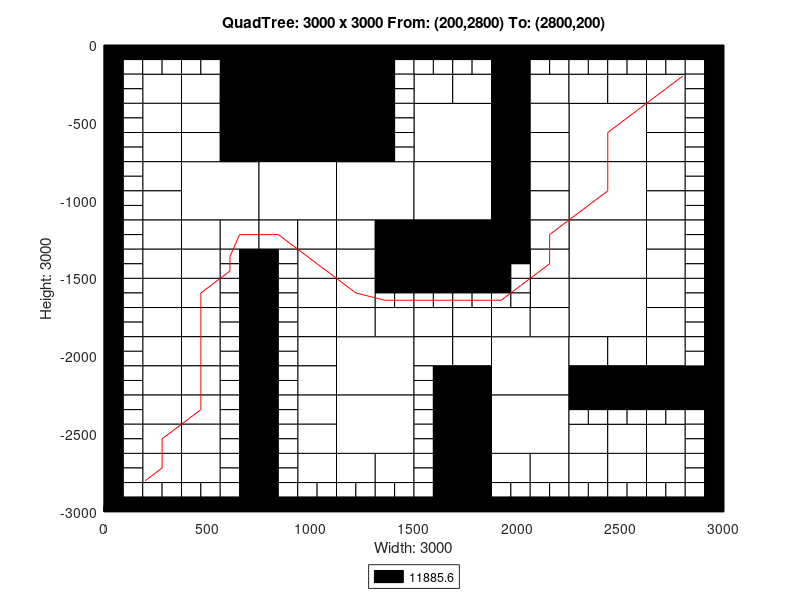

MATLAB code to generate this figure:
axis([0 3000 -3000 0]);
title('QuadTree: 3000 x 3000 From: (200,2800) To: (2800,200)');
xlabel('Width: 3000');
ylabel('Height: 3000');
rectangle('Position',[750 -375 375 375], 'FaceColor',[0 0 0]);
rectangle('Position',[750 -750 375 375], 'FaceColor',[0 0 0]);
rectangle('Position',[375 -1125 375 375], 'FaceColor',[1 1 1]);
rectangle('Position',[750 -1125 375 375], 'FaceColor',[1 1 1]);
rectangle('Position',[1125 -1125 375 375], 'FaceColor',[1 1 1]);
rectangle('Position',[1500 -750 375 375], 'FaceColor',[1 1 1]);
rectangle('Position',[2250 -750 375 375], 'FaceColor',[1 1 1]);
rectangle('Position',[1500 -1125 375 375], 'FaceColor',[1 1 1]);
rectangle('Position',[1500 -1500 375 375], 'FaceColor',[0 0 0]);
rectangle('Position',[2250 -1125 375 375], 'FaceColor',[1 1 1]);
rectangle('Position',[2250 -1500 375 375], 'FaceColor',[1 1 1]);
rectangle('Position',[1125 -2250 375 375], 'FaceColor',[1 1 1]);
rectangle('Position',[1125 -2625 375 375], 'FaceColor',[1 1 1]);
rectangle('Position',[1875 -2250 375 375], 'FaceColor',[1 1 1]);
rectangle('Position',[2250 -1875 375 375], 'FaceColor',[1 1 1]);
rectangle('Position',[1875 -2625 375 375], 'FaceColor',[1 1 1]);
rectangle('Position',[187.5 -375 187.5 187.5], 'FaceColor',[1 1 1]);
rectangle('Position',[562.5 -187.5 187.5 187.5], 'FaceColor',[0 0 0]);
rectangle('Position',[375 -375 187.5 187.5], 'FaceColor',[1 1 1]);
rectangle('Position',[562.5 -375 187.5 187.5], 'FaceColor',[0 0 0]);
rectangle('Position',[187.5 -562.5 187.5 187.5], 'FaceColor',[1 1 1]);
rectangle('Position',[187.5 -750 187.5 187.5], 'FaceColor',[1 1 1]);
rectangle('Position',[375 -562.5 187.5 187.5], 'FaceColor',[1 1 1]);
rectangle('Position',[562.5 -562.5 187.5 187.5], 'FaceColor',[0 0 0]);
rectangle('Position',[375 -750 187.5 187.5], 'FaceColor',[1 1 1]);
rectangle('Position',[562.5 -750 187.5 187.5], 'FaceColor',[0 0 0]);
rectangle('Position',[1125 -187.5 187.5 187.5], 'FaceColor',[0 0 0]);
rectangle('Position',[1125 -375 187.5 187.5], 'FaceColor',[0 0 0]);
rectangle('Position',[1125 -562.5 187.5 187.5], 'FaceColor',[0 0 0]);
rectangle('Position',[1125 -750 187.5 187.5], 'FaceColor',[0 0 0]);
rectangle('Position',[187.5 -937.5 187.5 187.5], 'FaceColor',[1 1 1]);
rectangle('Position',[187.5 -1125 187.5 187.5], 'FaceColor',[1 1 1]);
rectangle('Position',[187.5 -1312.5 187.5 187.5], 'FaceColor',[1 1 1]);
rectangle('Position',[187.5 -1500 187.5 187.5], 'FaceColor',[1 1 1]);
rectangle('Position',[375 -1312.5 187.5 187.5], 'FaceColor',[1 1 1]);
rectangle('Position',[562.5 -1312.5 187.5 187.5], 'FaceColor',[1 1 1]);
rectangle('Position',[375 -1500 187.5 187.5], 'FaceColor',[1 1 1]);
rectangle('Position',[750 -1312.5 187.5 187.5], 'FaceColor',[1 1 1]);
rectangle('Position',[937.5 -1312.5 187.5 187.5], 'FaceColor',[1 1 1]);
rectangle('Position',[937.5 -1500 187.5 187.5], 'FaceColor',[1 1 1]);
rectangle('Position',[1125 -1312.5 187.5 187.5], 'FaceColor',[1 1 1]);
rectangle('Position',[1312.5 -1312.5 187.5 187.5], 'FaceColor',[0 0 0]);
rectangle('Position',[1125 -1500 187.5 187.5], 'FaceColor',[1 1 1]);
rectangle('Position',[1312.5 -1500 187.5 187.5], 'FaceColor',[0 0 0]);
rectangle('Position',[1500 -375 187.5 187.5], 'FaceColor',[1 1 1]);
rectangle('Position',[1687.5 -375 187.5 187.5], 'FaceColor',[1 1 1]);
rectangle('Position',[1875 -187.5 187.5 187.5], 'FaceColor',[0 0 0]);
rectangle('Position',[1875 -375 187.5 187.5], 'FaceColor',[0 0 0]);
rectangle('Position',[2062.5 -375 187.5 187.5], 'FaceColor',[1 1 1]);
rectangle('Position',[1875 -562.5 187.5 187.5], 'FaceColor',[0 0 0]);
rectangle('Position',[2062.5 -562.5 187.5 187.5], 'FaceColor',[1 1 1]);
rectangle('Position',[1875 -750 187.5 187.5], 'FaceColor',[0 0 0]);
rectangle('Position',[2062.5 -750 187.5 187.5], 'FaceColor',[1 1 1]);
rectangle('Position',[2250 -375 187.5 187.5], 'FaceColor',[1 1 1]);
rectangle('Position',[2437.5 -375 187.5 187.5], 'FaceColor',[1 1 1]);
rectangle('Position',[2625 -375 187.5 187.5], 'FaceColor',[1 1 1]);
rectangle('Position',[2625 -562.5 187.5 187.5], 'FaceColor',[1 1 1]);
rectangle('Position',[2625 -750 187.5 187.5], 'FaceColor',[1 1 1]);
rectangle('Position',[1875 -937.5 187.5 187.5], 'FaceColor',[0 0 0]);
rectangle('Position',[2062.5 -937.5 187.5 187.5], 'FaceColor',[1 1 1]);
rectangle('Position',[1875 -1125 187.5 187.5], 'FaceColor',[0 0 0]);
rectangle('Position',[2062.5 -1125 187.5 187.5], 'FaceColor',[1 1 1]);
rectangle('Position',[1875 -1312.5 187.5 187.5], 'FaceColor',[0 0 0]);
rectangle('Position',[2062.5 -1312.5 187.5 187.5], 'FaceColor',[1 1 1]);
rectangle('Position',[2062.5 -1500 187.5 187.5], 'FaceColor',[1 1 1]);
rectangle('Position',[2625 -937.5 187.5 187.5], 'FaceColor',[1 1 1]);
rectangle('Position',[2625 -1125 187.5 187.5], 'FaceColor',[1 1 1]);
rectangle('Position',[2625 -1312.5 187.5 187.5], 'FaceColor',[1 1 1]);
rectangle('Position',[2625 -1500 187.5 187.5], 'FaceColor',[1 1 1]);
rectangle('Position',[187.5 -1687.5 187.5 187.5], 'FaceColor',[1 1 1]);
rectangle('Position',[187.5 -1875 187.5 187.5], 'FaceColor',[1 1 1]);
rectangle('Position',[375 -1687.5 187.5 187.5], 'FaceColor',[1 1 1]);
rectangle('Position',[375 -1875 187.5 187.5], 'FaceColor',[1 1 1]);
rectangle('Position',[187.5 -2062.5 187.5 187.5], 'FaceColor',[1 1 1]);
rectangle('Position',[187.5 -2250 187.5 187.5], 'FaceColor',[1 1 1]);
rectangle('Position',[375 -2062.5 187.5 187.5], 'FaceColor',[1 1 1]);
rectangle('Position',[375 -2250 187.5 187.5], 'FaceColor',[1 1 1]);
rectangle('Position',[937.5 -1687.5 187.5 187.5], 'FaceColor',[1 1 1]);
rectangle('Position',[937.5 -1875 187.5 187.5], 'FaceColor',[1 1 1]);
rectangle('Position',[1125 -1687.5 187.5 187.5], 'FaceColor',[1 1 1]);
rectangle('Position',[1125 -1875 187.5 187.5], 'FaceColor',[1 1 1]);
rectangle('Position',[1312.5 -1875 187.5 187.5], 'FaceColor',[1 1 1]);
rectangle('Position',[937.5 -2062.5 187.5 187.5], 'FaceColor',[1 1 1]);
rectangle('Position',[937.5 -2250 187.5 187.5], 'FaceColor',[1 1 1]);
rectangle('Position',[187.5 -2437.5 187.5 187.5], 'FaceColor',[1 1 1]);
rectangle('Position',[187.5 -2625 187.5 187.5], 'FaceColor',[1 1 1]);
rectangle('Position',[375 -2437.5 187.5 187.5], 'FaceColor',[1 1 1]);
rectangle('Position',[375 -2625 187.5 187.5], 'FaceColor',[1 1 1]);
rectangle('Position',[187.5 -2812.5 187.5 187.5], 'FaceColor',[1 1 1]);
rectangle('Position',[375 -2812.5 187.5 187.5], 'FaceColor',[1 1 1]);
rectangle('Position',[937.5 -2437.5 187.5 187.5], 'FaceColor',[1 1 1]);
rectangle('Position',[937.5 -2625 187.5 187.5], 'FaceColor',[1 1 1]);
rectangle('Position',[937.5 -2812.5 187.5 187.5], 'FaceColor',[1 1 1]);
rectangle('Position',[1125 -2812.5 187.5 187.5], 'FaceColor',[1 1 1]);
rectangle('Position',[1312.5 -2812.5 187.5 187.5], 'FaceColor',[1 1 1]);
rectangle('Position',[1500 -1875 187.5 187.5], 'FaceColor',[1 1 1]);
rectangle('Position',[1687.5 -1875 187.5 187.5], 'FaceColor',[1 1 1]);
rectangle('Position',[2062.5 -1687.5 187.5 187.5], 'FaceColor',[1 1 1]);
rectangle('Position',[1875 -1875 187.5 187.5], 'FaceColor',[1 1 1]);
rectangle('Position',[2062.5 -1875 187.5 187.5], 'FaceColor',[1 1 1]);
rectangle('Position',[1500 -2062.5 187.5 187.5], 'FaceColor',[1 1 1]);
rectangle('Position',[1687.5 -2062.5 187.5 187.5], 'FaceColor',[1 1 1]);
rectangle('Position',[1687.5 -2250 187.5 187.5], 'FaceColor',[0 0 0]);
rectangle('Position',[2625 -1687.5 187.5 187.5], 'FaceColor',[1 1 1]);
rectangle('Position',[2625 -1875 187.5 187.5], 'FaceColor',[1 1 1]);
rectangle('Position',[2250 -2062.5 187.5 187.5], 'FaceColor',[1 1 1]);
rectangle('Position',[2437.5 -2062.5 187.5 187.5], 'FaceColor',[1 1 1]);
rectangle('Position',[2250 -2250 187.5 187.5], 'FaceColor',[0 0 0]);
rectangle('Position',[2437.5 -2250 187.5 187.5], 'FaceColor',[0 0 0]);
rectangle('Position',[2625 -2062.5 187.5 187.5], 'FaceColor',[1 1 1]);
rectangle('Position',[2625 -2250 187.5 187.5], 'FaceColor',[0 0 0]);
rectangle('Position',[2812.5 -2250 187.5 187.5], 'FaceColor',[0 0 0]);
rectangle('Position',[1687.5 -2437.5 187.5 187.5], 'FaceColor',[0 0 0]);
rectangle('Position',[1687.5 -2625 187.5 187.5], 'FaceColor',[0 0 0]);
rectangle('Position',[1687.5 -2812.5 187.5 187.5], 'FaceColor',[0 0 0]);
rectangle('Position',[1687.5 -3000 187.5 187.5], 'FaceColor',[0 0 0]);
rectangle('Position',[1875 -2812.5 187.5 187.5], 'FaceColor',[1 1 1]);
rectangle('Position',[2062.5 -2812.5 187.5 187.5], 'FaceColor',[1 1 1]);
rectangle('Position',[2250 -2625 187.5 187.5], 'FaceColor',[1 1 1]);
rectangle('Position',[2437.5 -2625 187.5 187.5], 'FaceColor',[1 1 1]);
rectangle('Position',[2625 -2625 187.5 187.5], 'FaceColor',[1 1 1]);
rectangle('Position',[2250 -2812.5 187.5 187.5], 'FaceColor',[1 1 1]);
rectangle('Position',[2437.5 -2812.5 187.5 187.5], 'FaceColor',[1 1 1]);
rectangle('Position',[2625 -2812.5 187.5 187.5], 'FaceColor',[1 1 1]);
rectangle('Position',[0 -93.75 93.75 93.75], 'FaceColor',[0 0 0]);
rectangle('Position',[93.75 -93.75 93.75 93.75], 'FaceColor',[0 0 0]);
rectangle('Position',[0 -187.5 93.75 93.75], 'FaceColor',[0 0 0]);
rectangle('Position',[93.75 -187.5 93.75 93.75], 'FaceColor',[1 1 1]);
rectangle('Position',[187.5 -93.75 93.75 93.75], 'FaceColor',[0 0 0]);
rectangle('Position',[281.25 -93.75 93.75 93.75], 'FaceColor',[0 0 0]);
rectangle('Position',[187.5 -187.5 93.75 93.75], 'FaceColor',[1 1 1]);
rectangle('Position',[281.25 -187.5 93.75 93.75], 'FaceColor',[1 1 1]);
rectangle('Position',[0 -281.25 93.75 93.75], 'FaceColor',[0 0 0]);
rectangle('Position',[93.75 -281.25 93.75 93.75], 'FaceColor',[1 1 1]);
rectangle('Position',[0 -375 93.75 93.75], 'FaceColor',[0 0 0]);
rectangle('Position',[93.75 -375 93.75 93.75], 'FaceColor',[1 1 1]);
rectangle('Position',[375 -93.75 93.75 93.75], 'FaceColor',[0 0 0]);
rectangle('Position',[468.75 -93.75 93.75 93.75], 'FaceColor',[0 0 0]);
rectangle('Position',[375 -187.5 93.75 93.75], 'FaceColor',[1 1 1]);
rectangle('Position',[468.75 -187.5 93.75 93.75], 'FaceColor',[1 1 1]);
rectangle('Position',[0 -468.75 93.75 93.75], 'FaceColor',[0 0 0]);
rectangle('Position',[93.75 -468.75 93.75 93.75], 'FaceColor',[1 1 1]);
rectangle('Position',[0 -562.5 93.75 93.75], 'FaceColor',[0 0 0]);
rectangle('Position',[93.75 -562.5 93.75 93.75], 'FaceColor',[1 1 1]);
rectangle('Position',[0 -656.25 93.75 93.75], 'FaceColor',[0 0 0]);
rectangle('Position',[93.75 -656.25 93.75 93.75], 'FaceColor',[1 1 1]);
rectangle('Position',[0 -750 93.75 93.75], 'FaceColor',[0 0 0]);
rectangle('Position',[93.75 -750 93.75 93.75], 'FaceColor',[1 1 1]);
rectangle('Position',[1312.5 -93.75 93.75 93.75], 'FaceColor',[0 0 0]);
rectangle('Position',[1406.25 -93.75 93.75 93.75], 'FaceColor',[0 0 0]);
rectangle('Position',[1312.5 -187.5 93.75 93.75], 'FaceColor',[0 0 0]);
rectangle('Position',[1406.25 -187.5 93.75 93.75], 'FaceColor',[1 1 1]);
rectangle('Position',[1312.5 -281.25 93.75 93.75], 'FaceColor',[0 0 0]);
rectangle('Position',[1406.25 -281.25 93.75 93.75], 'FaceColor',[1 1 1]);
rectangle('Position',[1312.5 -375 93.75 93.75], 'FaceColor',[0 0 0]);
rectangle('Position',[1406.25 -375 93.75 93.75], 'FaceColor',[1 1 1]);
rectangle('Position',[1312.5 -468.75 93.75 93.75], 'FaceColor',[0 0 0]);
rectangle('Position',[1406.25 -468.75 93.75 93.75], 'FaceColor',[1 1 1]);
rectangle('Position',[1312.5 -562.5 93.75 93.75], 'FaceColor',[0 0 0]);
rectangle('Position',[1406.25 -562.5 93.75 93.75], 'FaceColor',[1 1 1]);
rectangle('Position',[1312.5 -656.25 93.75 93.75], 'FaceColor',[0 0 0]);
rectangle('Position',[1406.25 -656.25 93.75 93.75], 'FaceColor',[1 1 1]);
rectangle('Position',[1312.5 -750 93.75 93.75], 'FaceColor',[0 0 0]);
rectangle('Position',[1406.25 -750 93.75 93.75], 'FaceColor',[1 1 1]);
rectangle('Position',[0 -843.75 93.75 93.75], 'FaceColor',[0 0 0]);
rectangle('Position',[93.75 -843.75 93.75 93.75], 'FaceColor',[1 1 1]);
rectangle('Position',[0 -937.5 93.75 93.75], 'FaceColor',[0 0 0]);
rectangle('Position',[93.75 -937.5 93.75 93.75], 'FaceColor',[1 1 1]);
rectangle('Position',[0 -1031.25 93.75 93.75], 'FaceColor',[0 0 0]);
rectangle('Position',[93.75 -1031.25 93.75 93.75], 'FaceColor',[1 1 1]);
rectangle('Position',[0 -1125 93.75 93.75], 'FaceColor',[0 0 0]);
rectangle('Position',[93.75 -1125 93.75 93.75], 'FaceColor',[1 1 1]);
rectangle('Position',[0 -1218.75 93.75 93.75], 'FaceColor',[0 0 0]);
rectangle('Position',[93.75 -1218.75 93.75 93.75], 'FaceColor',[1 1 1]);
rectangle('Position',[0 -1312.5 93.75 93.75], 'FaceColor',[0 0 0]);
rectangle('Position',[93.75 -1312.5 93.75 93.75], 'FaceColor',[1 1 1]);
rectangle('Position',[0 -1406.25 93.75 93.75], 'FaceColor',[0 0 0]);
rectangle('Position',[93.75 -1406.25 93.75 93.75], 'FaceColor',[1 1 1]);
rectangle('Position',[0 -1500 93.75 93.75], 'FaceColor',[0 0 0]);
rectangle('Position',[93.75 -1500 93.75 93.75], 'FaceColor',[1 1 1]);
rectangle('Position',[562.5 -1406.25 93.75 93.75], 'FaceColor',[1 1 1]);
rectangle('Position',[656.25 -1406.25 93.75 93.75], 'FaceColor',[0 0 0]);
rectangle('Position',[562.5 -1500 93.75 93.75], 'FaceColor',[1 1 1]);
rectangle('Position',[656.25 -1500 93.75 93.75], 'FaceColor',[0 0 0]);
rectangle('Position',[750 -1406.25 93.75 93.75], 'FaceColor',[0 0 0]);
rectangle('Position',[843.75 -1406.25 93.75 93.75], 'FaceColor',[1 1 1]);
rectangle('Position',[750 -1500 93.75 93.75], 'FaceColor',[0 0 0]);
rectangle('Position',[843.75 -1500 93.75 93.75], 'FaceColor',[1 1 1]);
rectangle('Position',[1500 -93.75 93.75 93.75], 'FaceColor',[0 0 0]);
rectangle('Position',[1593.75 -93.75 93.75 93.75], 'FaceColor',[0 0 0]);
rectangle('Position',[1500 -187.5 93.75 93.75], 'FaceColor',[1 1 1]);
rectangle('Position',[1593.75 -187.5 93.75 93.75], 'FaceColor',[1 1 1]);
rectangle('Position',[1687.5 -93.75 93.75 93.75], 'FaceColor',[0 0 0]);
rectangle('Position',[1781.25 -93.75 93.75 93.75], 'FaceColor',[0 0 0]);
rectangle('Position',[1687.5 -187.5 93.75 93.75], 'FaceColor',[1 1 1]);
rectangle('Position',[1781.25 -187.5 93.75 93.75], 'FaceColor',[1 1 1]);
rectangle('Position',[2062.5 -93.75 93.75 93.75], 'FaceColor',[0 0 0]);
rectangle('Position',[2156.25 -93.75 93.75 93.75], 'FaceColor',[0 0 0]);
rectangle('Position',[2062.5 -187.5 93.75 93.75], 'FaceColor',[1 1 1]);
rectangle('Position',[2156.25 -187.5 93.75 93.75], 'FaceColor',[1 1 1]);
rectangle('Position',[2250 -93.75 93.75 93.75], 'FaceColor',[0 0 0]);
rectangle('Position',[2343.75 -93.75 93.75 93.75], 'FaceColor',[0 0 0]);
rectangle('Position',[2250 -187.5 93.75 93.75], 'FaceColor',[1 1 1]);
rectangle('Position',[2343.75 -187.5 93.75 93.75], 'FaceColor',[1 1 1]);
rectangle('Position',[2437.5 -93.75 93.75 93.75], 'FaceColor',[0 0 0]);
rectangle('Position',[2531.25 -93.75 93.75 93.75], 'FaceColor',[0 0 0]);
rectangle('Position',[2437.5 -187.5 93.75 93.75], 'FaceColor',[1 1 1]);
rectangle('Position',[2531.25 -187.5 93.75 93.75], 'FaceColor',[1 1 1]);
rectangle('Position',[2625 -93.75 93.75 93.75], 'FaceColor',[0 0 0]);
rectangle('Position',[2718.75 -93.75 93.75 93.75], 'FaceColor',[0 0 0]);
rectangle('Position',[2625 -187.5 93.75 93.75], 'FaceColor',[1 1 1]);
rectangle('Position',[2718.75 -187.5 93.75 93.75], 'FaceColor',[1 1 1]);
rectangle('Position',[2812.5 -93.75 93.75 93.75], 'FaceColor',[0 0 0]);
rectangle('Position',[2906.25 -93.75 93.75 93.75], 'FaceColor',[0 0 0]);
rectangle('Position',[2812.5 -187.5 93.75 93.75], 'FaceColor',[1 1 1]);
rectangle('Position',[2906.25 -187.5 93.75 93.75], 'FaceColor',[0 0 0]);
rectangle('Position',[2812.5 -281.25 93.75 93.75], 'FaceColor',[1 1 1]);
rectangle('Position',[2906.25 -281.25 93.75 93.75], 'FaceColor',[0 0 0]);
rectangle('Position',[2812.5 -375 93.75 93.75], 'FaceColor',[1 1 1]);
rectangle('Position',[2906.25 -375 93.75 93.75], 'FaceColor',[0 0 0]);
rectangle('Position',[2812.5 -468.75 93.75 93.75], 'FaceColor',[1 1 1]);
rectangle('Position',[2906.25 -468.75 93.75 93.75], 'FaceColor',[0 0 0]);
rectangle('Position',[2812.5 -562.5 93.75 93.75], 'FaceColor',[1 1 1]);
rectangle('Position',[2906.25 -562.5 93.75 93.75], 'FaceColor',[0 0 0]);
rectangle('Position',[2812.5 -656.25 93.75 93.75], 'FaceColor',[1 1 1]);
rectangle('Position',[2906.25 -656.25 93.75 93.75], 'FaceColor',[0 0 0]);
rectangle('Position',[2812.5 -750 93.75 93.75], 'FaceColor',[1 1 1]);
rectangle('Position',[2906.25 -750 93.75 93.75], 'FaceColor',[0 0 0]);
rectangle('Position',[1875 -1406.25 93.75 93.75], 'FaceColor',[0 0 0]);
rectangle('Position',[1968.75 -1406.25 93.75 93.75], 'FaceColor',[0 0 0]);
rectangle('Position',[1875 -1500 93.75 93.75], 'FaceColor',[0 0 0]);
rectangle('Position',[1968.75 -1500 93.75 93.75], 'FaceColor',[1 1 1]);
rectangle('Position',[2812.5 -843.75 93.75 93.75], 'FaceColor',[1 1 1]);
rectangle('Position',[2906.25 -843.75 93.75 93.75], 'FaceColor',[0 0 0]);
rectangle('Position',[2812.5 -937.5 93.75 93.75], 'FaceColor',[1 1 1]);
rectangle('Position',[2906.25 -937.5 93.75 93.75], 'FaceColor',[0 0 0]);
rectangle('Position',[2812.5 -1031.25 93.75 93.75], 'FaceColor',[1 1 1]);
rectangle('Position',[2906.25 -1031.25 93.75 93.75], 'FaceColor',[0 0 0]);
rectangle('Position',[2812.5 -1125 93.75 93.75], 'FaceColor',[1 1 1]);
rectangle('Position',[2906.25 -1125 93.75 93.75], 'FaceColor',[0 0 0]);
rectangle('Position',[2812.5 -1218.75 93.75 93.75], 'FaceColor',[1 1 1]);
rectangle('Position',[2906.25 -1218.75 93.75 93.75], 'FaceColor',[0 0 0]);
rectangle('Position',[2812.5 -1312.5 93.75 93.75], 'FaceColor',[1 1 1]);
rectangle('Position',[2906.25 -1312.5 93.75 93.75], 'FaceColor',[0 0 0]);
rectangle('Position',[2812.5 -1406.25 93.75 93.75], 'FaceColor',[1 1 1]);
rectangle('Position',[2906.25 -1406.25 93.75 93.75], 'FaceColor',[0 0 0]);
rectangle('Position',[2812.5 -1500 93.75 93.75], 'FaceColor',[1 1 1]);
rectangle('Position',[2906.25 -1500 93.75 93.75], 'FaceColor',[0 0 0]);
rectangle('Position',[0 -1593.75 93.75 93.75], 'FaceColor',[0 0 0]);
rectangle('Position',[93.75 -1593.75 93.75 93.75], 'FaceColor',[1 1 1]);
rectangle('Position',[0 -1687.5 93.75 93.75], 'FaceColor',[0 0 0]);
rectangle('Position',[93.75 -1687.5 93.75 93.75], 'FaceColor',[1 1 1]);
rectangle('Position',[0 -1781.25 93.75 93.75], 'FaceColor',[0 0 0]);
rectangle('Position',[93.75 -1781.25 93.75 93.75], 'FaceColor',[1 1 1]);
rectangle('Position',[0 -1875 93.75 93.75], 'FaceColor',[0 0 0]);
rectangle('Position',[93.75 -1875 93.75 93.75], 'FaceColor',[1 1 1]);
rectangle('Position',[562.5 -1593.75 93.75 93.75], 'FaceColor',[1 1 1]);
rectangle('Position',[656.25 -1593.75 93.75 93.75], 'FaceColor',[0 0 0]);
rectangle('Position',[562.5 -1687.5 93.75 93.75], 'FaceColor',[1 1 1]);
rectangle('Position',[656.25 -1687.5 93.75 93.75], 'FaceColor',[0 0 0]);
rectangle('Position',[562.5 -1781.25 93.75 93.75], 'FaceColor',[1 1 1]);
rectangle('Position',[656.25 -1781.25 93.75 93.75], 'FaceColor',[0 0 0]);
rectangle('Position',[562.5 -1875 93.75 93.75], 'FaceColor',[1 1 1]);
rectangle('Position',[656.25 -1875 93.75 93.75], 'FaceColor',[0 0 0]);
rectangle('Position',[0 -1968.75 93.75 93.75], 'FaceColor',[0 0 0]);
rectangle('Position',[93.75 -1968.75 93.75 93.75], 'FaceColor',[1 1 1]);
rectangle('Position',[0 -2062.5 93.75 93.75], 'FaceColor',[0 0 0]);
rectangle('Position',[93.75 -2062.5 93.75 93.75], 'FaceColor',[1 1 1]);
rectangle('Position',[0 -2156.25 93.75 93.75], 'FaceColor',[0 0 0]);
rectangle('Position',[93.75 -2156.25 93.75 93.75], 'FaceColor',[1 1 1]);
rectangle('Position',[0 -2250 93.75 93.75], 'FaceColor',[0 0 0]);
rectangle('Position',[93.75 -2250 93.75 93.75], 'FaceColor',[1 1 1]);
rectangle('Position',[562.5 -1968.75 93.75 93.75], 'FaceColor',[1 1 1]);
rectangle('Position',[656.25 -1968.75 93.75 93.75], 'FaceColor',[0 0 0]);
rectangle('Position',[562.5 -2062.5 93.75 93.75], 'FaceColor',[1 1 1]);
rectangle('Position',[656.25 -2062.5 93.75 93.75], 'FaceColor',[0 0 0]);
rectangle('Position',[562.5 -2156.25 93.75 93.75], 'FaceColor',[1 1 1]);
rectangle('Position',[656.25 -2156.25 93.75 93.75], 'FaceColor',[0 0 0]);
rectangle('Position',[562.5 -2250 93.75 93.75], 'FaceColor',[1 1 1]);
rectangle('Position',[656.25 -2250 93.75 93.75], 'FaceColor',[0 0 0]);
rectangle('Position',[750 -1593.75 93.75 93.75], 'FaceColor',[0 0 0]);
rectangle('Position',[843.75 -1593.75 93.75 93.75], 'FaceColor',[1 1 1]);
rectangle('Position',[750 -1687.5 93.75 93.75], 'FaceColor',[0 0 0]);
rectangle('Position',[843.75 -1687.5 93.75 93.75], 'FaceColor',[1 1 1]);
rectangle('Position',[750 -1781.25 93.75 93.75], 'FaceColor',[0 0 0]);
rectangle('Position',[843.75 -1781.25 93.75 93.75], 'FaceColor',[1 1 1]);
rectangle('Position',[750 -1875 93.75 93.75], 'FaceColor',[0 0 0]);
rectangle('Position',[843.75 -1875 93.75 93.75], 'FaceColor',[1 1 1]);
rectangle('Position',[1312.5 -1593.75 93.75 93.75], 'FaceColor',[0 0 0]);
rectangle('Position',[1406.25 -1593.75 93.75 93.75], 'FaceColor',[0 0 0]);
rectangle('Position',[1312.5 -1687.5 93.75 93.75], 'FaceColor',[1 1 1]);
rectangle('Position',[1406.25 -1687.5 93.75 93.75], 'FaceColor',[1 1 1]);
rectangle('Position',[750 -1968.75 93.75 93.75], 'FaceColor',[0 0 0]);
rectangle('Position',[843.75 -1968.75 93.75 93.75], 'FaceColor',[1 1 1]);
rectangle('Position',[750 -2062.5 93.75 93.75], 'FaceColor',[0 0 0]);
rectangle('Position',[843.75 -2062.5 93.75 93.75], 'FaceColor',[1 1 1]);
rectangle('Position',[750 -2156.25 93.75 93.75], 'FaceColor',[0 0 0]);
rectangle('Position',[843.75 -2156.25 93.75 93.75], 'FaceColor',[1 1 1]);
rectangle('Position',[750 -2250 93.75 93.75], 'FaceColor',[0 0 0]);
rectangle('Position',[843.75 -2250 93.75 93.75], 'FaceColor',[1 1 1]);
rectangle('Position',[0 -2343.75 93.75 93.75], 'FaceColor',[0 0 0]);
rectangle('Position',[93.75 -2343.75 93.75 93.75], 'FaceColor',[1 1 1]);
rectangle('Position',[0 -2437.5 93.75 93.75], 'FaceColor',[0 0 0]);
rectangle('Position',[93.75 -2437.5 93.75 93.75], 'FaceColor',[1 1 1]);
rectangle('Position',[0 -2531.25 93.75 93.75], 'FaceColor',[0 0 0]);
rectangle('Position',[93.75 -2531.25 93.75 93.75], 'FaceColor',[1 1 1]);
rectangle('Position',[0 -2625 93.75 93.75], 'FaceColor',[0 0 0]);
rectangle('Position',[93.75 -2625 93.75 93.75], 'FaceColor',[1 1 1]);
rectangle('Position',[562.5 -2343.75 93.75 93.75], 'FaceColor',[1 1 1]);
rectangle('Position',[656.25 -2343.75 93.75 93.75], 'FaceColor',[0 0 0]);
rectangle('Position',[562.5 -2437.5 93.75 93.75], 'FaceColor',[1 1 1]);
rectangle('Position',[656.25 -2437.5 93.75 93.75], 'FaceColor',[0 0 0]);
rectangle('Position',[562.5 -2531.25 93.75 93.75], 'FaceColor',[1 1 1]);
rectangle('Position',[656.25 -2531.25 93.75 93.75], 'FaceColor',[0 0 0]);
rectangle('Position',[562.5 -2625 93.75 93.75], 'FaceColor',[1 1 1]);
rectangle('Position',[656.25 -2625 93.75 93.75], 'FaceColor',[0 0 0]);
rectangle('Position',[0 -2718.75 93.75 93.75], 'FaceColor',[0 0 0]);
rectangle('Position',[93.75 -2718.75 93.75 93.75], 'FaceColor',[1 1 1]);
rectangle('Position',[0 -2812.5 93.75 93.75], 'FaceColor',[0 0 0]);
rectangle('Position',[93.75 -2812.5 93.75 93.75], 'FaceColor',[1 1 1]);
rectangle('Position',[0 -2906.25 93.75 93.75], 'FaceColor',[0 0 0]);
rectangle('Position',[93.75 -2906.25 93.75 93.75], 'FaceColor',[1 1 1]);
rectangle('Position',[0 -3000 93.75 93.75], 'FaceColor',[0 0 0]);
rectangle('Position',[93.75 -3000 93.75 93.75], 'FaceColor',[0 0 0]);
rectangle('Position',[187.5 -2906.25 93.75 93.75], 'FaceColor',[1 1 1]);
rectangle('Position',[281.25 -2906.25 93.75 93.75], 'FaceColor',[1 1 1]);
rectangle('Position',[187.5 -3000 93.75 93.75], 'FaceColor',[0 0 0]);
rectangle('Position',[281.25 -3000 93.75 93.75], 'FaceColor',[0 0 0]);
rectangle('Position',[562.5 -2718.75 93.75 93.75], 'FaceColor',[1 1 1]);
rectangle('Position',[656.25 -2718.75 93.75 93.75], 'FaceColor',[0 0 0]);
rectangle('Position',[562.5 -2812.5 93.75 93.75], 'FaceColor',[1 1 1]);
rectangle('Position',[656.25 -2812.5 93.75 93.75], 'FaceColor',[0 0 0]);
rectangle('Position',[375 -2906.25 93.75 93.75], 'FaceColor',[1 1 1]);
rectangle('Position',[468.75 -2906.25 93.75 93.75], 'FaceColor',[1 1 1]);
rectangle('Position',[375 -3000 93.75 93.75], 'FaceColor',[0 0 0]);
rectangle('Position',[468.75 -3000 93.75 93.75], 'FaceColor',[0 0 0]);
rectangle('Position',[562.5 -2906.25 93.75 93.75], 'FaceColor',[1 1 1]);
rectangle('Position',[656.25 -2906.25 93.75 93.75], 'FaceColor',[0 0 0]);
rectangle('Position',[562.5 -3000 93.75 93.75], 'FaceColor',[0 0 0]);
rectangle('Position',[656.25 -3000 93.75 93.75], 'FaceColor',[0 0 0]);
rectangle('Position',[750 -2343.75 93.75 93.75], 'FaceColor',[0 0 0]);
rectangle('Position',[843.75 -2343.75 93.75 93.75], 'FaceColor',[1 1 1]);
rectangle('Position',[750 -2437.5 93.75 93.75], 'FaceColor',[0 0 0]);
rectangle('Position',[843.75 -2437.5 93.75 93.75], 'FaceColor',[1 1 1]);
rectangle('Position',[750 -2531.25 93.75 93.75], 'FaceColor',[0 0 0]);
rectangle('Position',[843.75 -2531.25 93.75 93.75], 'FaceColor',[1 1 1]);
rectangle('Position',[750 -2625 93.75 93.75], 'FaceColor',[0 0 0]);
rectangle('Position',[843.75 -2625 93.75 93.75], 'FaceColor',[1 1 1]);
rectangle('Position',[750 -2718.75 93.75 93.75], 'FaceColor',[0 0 0]);
rectangle('Position',[843.75 -2718.75 93.75 93.75], 'FaceColor',[1 1 1]);
rectangle('Position',[750 -2812.5 93.75 93.75], 'FaceColor',[0 0 0]);
rectangle('Position',[843.75 -2812.5 93.75 93.75], 'FaceColor',[1 1 1]);
rectangle('Position',[750 -2906.25 93.75 93.75], 'FaceColor',[0 0 0]);
rectangle('Position',[843.75 -2906.25 93.75 93.75], 'FaceColor',[1 1 1]);
rectangle('Position',[750 -3000 93.75 93.75], 'FaceColor',[0 0 0]);
rectangle('Position',[843.75 -3000 93.75 93.75], 'FaceColor',[0 0 0]);
rectangle('Position',[937.5 -2906.25 93.75 93.75], 'FaceColor',[1 1 1]);
rectangle('Position',[1031.25 -2906.25 93.75 93.75], 'FaceColor',[1 1 1]);
rectangle('Position',[937.5 -3000 93.75 93.75], 'FaceColor',[0 0 0]);
rectangle('Position',[1031.25 -3000 93.75 93.75], 'FaceColor',[0 0 0]);
rectangle('Position',[1125 -2906.25 93.75 93.75], 'FaceColor',[1 1 1]);
rectangle('Position',[1218.75 -2906.25 93.75 93.75], 'FaceColor',[1 1 1]);
rectangle('Position',[1125 -3000 93.75 93.75], 'FaceColor',[0 0 0]);
rectangle('Position',[1218.75 -3000 93.75 93.75], 'FaceColor',[0 0 0]);
rectangle('Position',[1312.5 -2906.25 93.75 93.75], 'FaceColor',[1 1 1]);
rectangle('Position',[1406.25 -2906.25 93.75 93.75], 'FaceColor',[1 1 1]);
rectangle('Position',[1312.5 -3000 93.75 93.75], 'FaceColor',[0 0 0]);
rectangle('Position',[1406.25 -3000 93.75 93.75], 'FaceColor',[0 0 0]);
rectangle('Position',[1500 -1593.75 93.75 93.75], 'FaceColor',[0 0 0]);
rectangle('Position',[1593.75 -1593.75 93.75 93.75], 'FaceColor',[0 0 0]);
rectangle('Position',[1500 -1687.5 93.75 93.75], 'FaceColor',[1 1 1]);
rectangle('Position',[1593.75 -1687.5 93.75 93.75], 'FaceColor',[1 1 1]);
rectangle('Position',[1687.5 -1593.75 93.75 93.75], 'FaceColor',[0 0 0]);
rectangle('Position',[1781.25 -1593.75 93.75 93.75], 'FaceColor',[0 0 0]);
rectangle('Position',[1687.5 -1687.5 93.75 93.75], 'FaceColor',[1 1 1]);
rectangle('Position',[1781.25 -1687.5 93.75 93.75], 'FaceColor',[1 1 1]);
rectangle('Position',[1875 -1593.75 93.75 93.75], 'FaceColor',[0 0 0]);
rectangle('Position',[1968.75 -1593.75 93.75 93.75], 'FaceColor',[1 1 1]);
rectangle('Position',[1875 -1687.5 93.75 93.75], 'FaceColor',[1 1 1]);
rectangle('Position',[1968.75 -1687.5 93.75 93.75], 'FaceColor',[1 1 1]);
rectangle('Position',[1500 -2156.25 93.75 93.75], 'FaceColor',[1 1 1]);
rectangle('Position',[1593.75 -2156.25 93.75 93.75], 'FaceColor',[0 0 0]);
rectangle('Position',[1500 -2250 93.75 93.75], 'FaceColor',[1 1 1]);
rectangle('Position',[1593.75 -2250 93.75 93.75], 'FaceColor',[0 0 0]);
rectangle('Position',[2812.5 -1593.75 93.75 93.75], 'FaceColor',[1 1 1]);
rectangle('Position',[2906.25 -1593.75 93.75 93.75], 'FaceColor',[0 0 0]);
rectangle('Position',[2812.5 -1687.5 93.75 93.75], 'FaceColor',[1 1 1]);
rectangle('Position',[2906.25 -1687.5 93.75 93.75], 'FaceColor',[0 0 0]);
rectangle('Position',[2812.5 -1781.25 93.75 93.75], 'FaceColor',[1 1 1]);
rectangle('Position',[2906.25 -1781.25 93.75 93.75], 'FaceColor',[0 0 0]);
rectangle('Position',[2812.5 -1875 93.75 93.75], 'FaceColor',[1 1 1]);
rectangle('Position',[2906.25 -1875 93.75 93.75], 'FaceColor',[0 0 0]);
rectangle('Position',[2812.5 -1968.75 93.75 93.75], 'FaceColor',[1 1 1]);
rectangle('Position',[2906.25 -1968.75 93.75 93.75], 'FaceColor',[0 0 0]);
rectangle('Position',[2812.5 -2062.5 93.75 93.75], 'FaceColor',[1 1 1]);
rectangle('Position',[2906.25 -2062.5 93.75 93.75], 'FaceColor',[0 0 0]);
rectangle('Position',[1500 -2343.75 93.75 93.75], 'FaceColor',[1 1 1]);
rectangle('Position',[1593.75 -2343.75 93.75 93.75], 'FaceColor',[0 0 0]);
rectangle('Position',[1500 -2437.5 93.75 93.75], 'FaceColor',[1 1 1]);
rectangle('Position',[1593.75 -2437.5 93.75 93.75], 'FaceColor',[0 0 0]);
rectangle('Position',[1500 -2531.25 93.75 93.75], 'FaceColor',[1 1 1]);
rectangle('Position',[1593.75 -2531.25 93.75 93.75], 'FaceColor',[0 0 0]);
rectangle('Position',[1500 -2625 93.75 93.75], 'FaceColor',[1 1 1]);
rectangle('Position',[1593.75 -2625 93.75 93.75], 'FaceColor',[0 0 0]);
rectangle('Position',[1500 -2718.75 93.75 93.75], 'FaceColor',[1 1 1]);
rectangle('Position',[1593.75 -2718.75 93.75 93.75], 'FaceColor',[0 0 0]);
rectangle('Position',[1500 -2812.5 93.75 93.75], 'FaceColor',[1 1 1]);
rectangle('Position',[1593.75 -2812.5 93.75 93.75], 'FaceColor',[0 0 0]);
rectangle('Position',[1500 -2906.25 93.75 93.75], 'FaceColor',[1 1 1]);
rectangle('Position',[1593.75 -2906.25 93.75 93.75], 'FaceColor',[0 0 0]);
rectangle('Position',[1500 -3000 93.75 93.75], 'FaceColor',[0 0 0]);
rectangle('Position',[1593.75 -3000 93.75 93.75], 'FaceColor',[0 0 0]);
rectangle('Position',[1875 -2906.25 93.75 93.75], 'FaceColor',[1 1 1]);
rectangle('Position',[1968.75 -2906.25 93.75 93.75], 'FaceColor',[1 1 1]);
rectangle('Position',[1875 -3000 93.75 93.75], 'FaceColor',[0 0 0]);
rectangle('Position',[1968.75 -3000 93.75 93.75], 'FaceColor',[0 0 0]);
rectangle('Position',[2062.5 -2906.25 93.75 93.75], 'FaceColor',[1 1 1]);
rectangle('Position',[2156.25 -2906.25 93.75 93.75], 'FaceColor',[1 1 1]);
rectangle('Position',[2062.5 -3000 93.75 93.75], 'FaceColor',[0 0 0]);
rectangle('Position',[2156.25 -3000 93.75 93.75], 'FaceColor',[0 0 0]);
rectangle('Position',[2250 -2343.75 93.75 93.75], 'FaceColor',[0 0 0]);
rectangle('Position',[2343.75 -2343.75 93.75 93.75], 'FaceColor',[0 0 0]);
rectangle('Position',[2250 -2437.5 93.75 93.75], 'FaceColor',[1 1 1]);
rectangle('Position',[2343.75 -2437.5 93.75 93.75], 'FaceColor',[1 1 1]);
rectangle('Position',[2437.5 -2343.75 93.75 93.75], 'FaceColor',[0 0 0]);
rectangle('Position',[2531.25 -2343.75 93.75 93.75], 'FaceColor',[0 0 0]);
rectangle('Position',[2437.5 -2437.5 93.75 93.75], 'FaceColor',[1 1 1]);
rectangle('Position',[2531.25 -2437.5 93.75 93.75], 'FaceColor',[1 1 1]);
rectangle('Position',[2625 -2343.75 93.75 93.75], 'FaceColor',[0 0 0]);
rectangle('Position',[2718.75 -2343.75 93.75 93.75], 'FaceColor',[0 0 0]);
rectangle('Position',[2625 -2437.5 93.75 93.75], 'FaceColor',[1 1 1]);
rectangle('Position',[2718.75 -2437.5 93.75 93.75], 'FaceColor',[1 1 1]);
rectangle('Position',[2812.5 -2343.75 93.75 93.75], 'FaceColor',[0 0 0]);
rectangle('Position',[2906.25 -2343.75 93.75 93.75], 'FaceColor',[0 0 0]);
rectangle('Position',[2812.5 -2437.5 93.75 93.75], 'FaceColor',[1 1 1]);
rectangle('Position',[2906.25 -2437.5 93.75 93.75], 'FaceColor',[0 0 0]);
rectangle('Position',[2812.5 -2531.25 93.75 93.75], 'FaceColor',[1 1 1]);
rectangle('Position',[2906.25 -2531.25 93.75 93.75], 'FaceColor',[0 0 0]);
rectangle('Position',[2812.5 -2625 93.75 93.75], 'FaceColor',[1 1 1]);
rectangle('Position',[2906.25 -2625 93.75 93.75], 'FaceColor',[0 0 0]);
rectangle('Position',[2250 -2906.25 93.75 93.75], 'FaceColor',[1 1 1]);
rectangle('Position',[2343.75 -2906.25 93.75 93.75], 'FaceColor',[1 1 1]);
rectangle('Position',[2250 -3000 93.75 93.75], 'FaceColor',[0 0 0]);
rectangle('Position',[2343.75 -3000 93.75 93.75], 'FaceColor',[0 0 0]);
rectangle('Position',[2437.5 -2906.25 93.75 93.75], 'FaceColor',[1 1 1]);
rectangle('Position',[2531.25 -2906.25 93.75 93.75], 'FaceColor',[1 1 1]);
rectangle('Position',[2437.5 -3000 93.75 93.75], 'FaceColor',[0 0 0]);
rectangle('Position',[2531.25 -3000 93.75 93.75], 'FaceColor',[0 0 0]);
rectangle('Position',[2812.5 -2718.75 93.75 93.75], 'FaceColor',[1 1 1]);
rectangle('Position',[2906.25 -2718.75 93.75 93.75], 'FaceColor',[0 0 0]);
rectangle('Position',[2812.5 -2812.5 93.75 93.75], 'FaceColor',[1 1 1]);
rectangle('Position',[2906.25 -2812.5 93.75 93.75], 'FaceColor',[0 0 0]);
rectangle('Position',[2625 -2906.25 93.75 93.75], 'FaceColor',[1 1 1]);
rectangle('Position',[2718.75 -2906.25 93.75 93.75], 'FaceColor',[1 1 1]);
rectangle('Position',[2625 -3000 93.75 93.75], 'FaceColor',[0 0 0]);
rectangle('Position',[2718.75 -3000 93.75 93.75], 'FaceColor',[0 0 0]);
rectangle('Position',[2812.5 -2906.25 93.75 93.75], 'FaceColor',[1 1 1]);
rectangle('Position',[2906.25 -2906.25 93.75 93.75], 'FaceColor',[0 0 0]);
rectangle('Position',[2812.5 -3000 93.75 93.75], 'FaceColor',[0 0 0]);
rectangle('Position',[2906.25 -3000 93.75 93.75], 'FaceColor',[0 0 0]);
X=[2800,2718.75,2437.5,2437.5,2156.25,2156.25,2015.62,1921.88,1828.12,1734.38,1640.62,1546.88,1453.12,1359.38,1218.75,1031.25,843.75,656.25,609.375,609.375,468.75,468.75,468.75,468.75,468.75,281.25,281.25,200];
Y=[-200,-281.25,-562.5,-937.5,-1218.75,-1406.25,-1546.88,-1640.62,-1640.62,-1640.62,-1640.62,-1640.62,-1640.62,-1640.62,-1593.75,-1406.25,-1218.75,-1218.75,-1359.38,-1453.12,-1593.75,-1781.25,-1968.75,-2156.25,-2343.75,-2531.25,-2718.75,-2800];
hold on;
plot(X,Y,'r');
legend('11885.6','Location','southoutside');
